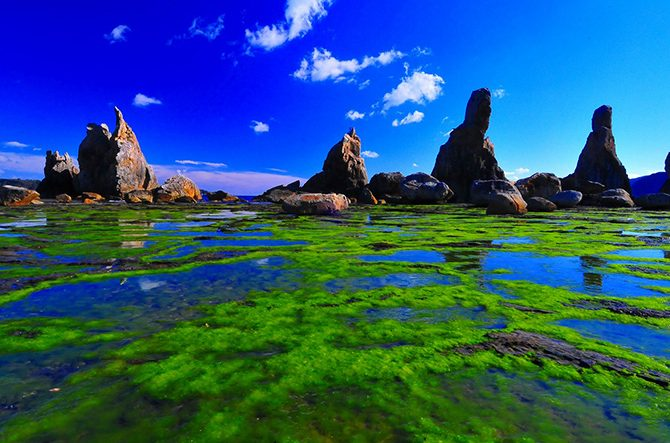
#> input picture picture1/image1.jpg, 670 x 443 px
$ python shinjin2.py
#> lines starting #> are read from the running program, lines starting #| are printed output that depends on the picture; after the words box and inside, x2 and y2 are one past the last pixel; in counts of white or black regions, pixels touching at a corner belong together
import cv2

img = cv2.imread("./picture1/image1.jpg")
#> img is the input picture: shape (443, 670, 3); mean B, G, R 119.9, 86.5, 38.2
# cv2.imshow("image", img)
# cv2.waitKey(0)

height = img.shape[0]
#> height = 443
width = img.shape[1]
#> width = 670

img2 = cv2.resize(img, (int(width*2), int(height*2)))
img3 = cv2.resize(img, (int(width*0.5), int(height*0.5)))
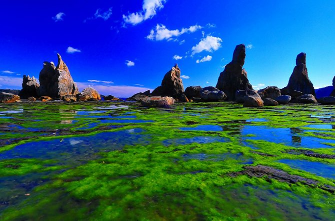
#> img3: shape (221, 335, 3); mean B, G, R 119.8, 86.4, 38.1

center = (int(width/2), int(height/2))
#> center = (335, 221)
angle = 45.0
scale = 1.0
trans = cv2.getRotationMatrix2D(center, angle , scale)

img4 = cv2.warpAffine(img, trans, (width, height))
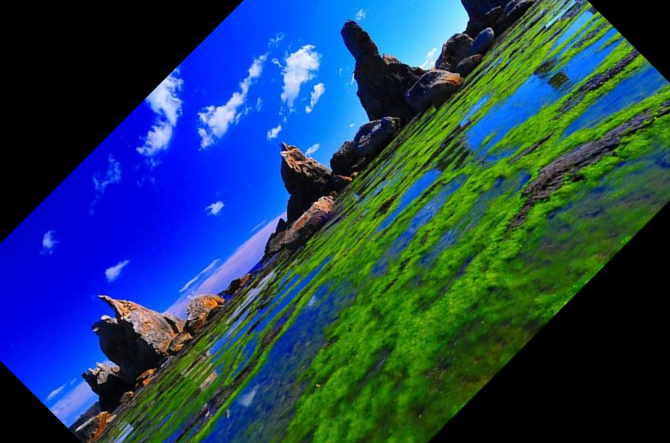
#> img4: shape (443, 670, 3); mean B, G, R 90.3, 64.7, 31.8

threshold = 100
img_gray = cv2.cvtColor(img, cv2.COLOR_BGR2GRAY)
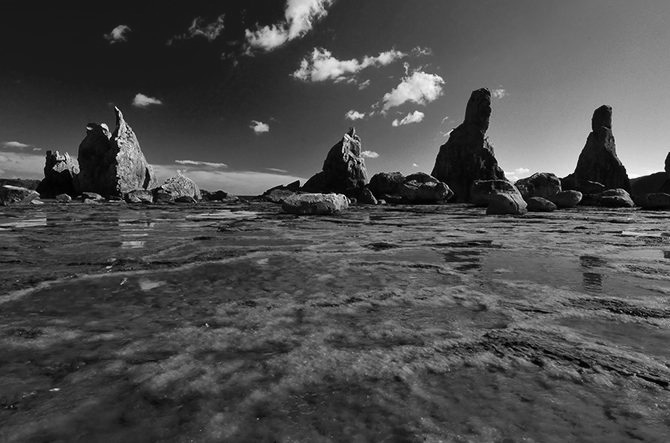
#> img_gray: shape (443, 670); min 0, max 252, mean 75.9
ret, img5 = cv2.threshold(img_gray, threshold, 255, cv2.THRESH_BINARY)
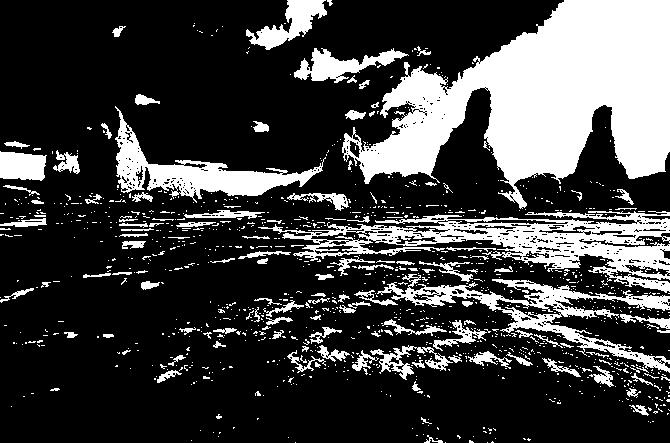
#> img5: shape (443, 670); 25.3% white; 1123 white regions (996 under 20 px), largest, box (x1, y1, x2, y2) and area: (342, 0, 670, 209) 35200, (258, 211, 670, 293) 10880, (377, 274, 670, 373) 5323
#> ret = 100

cv2.imwrite("./picture1/image2.jpg", img2)
cv2.imwrite("./picture1/image3.jpg", img3)
cv2.imwrite("./picture1/image4.jpg", img4)
cv2.imwrite("./picture1/image5.jpg", img5)
